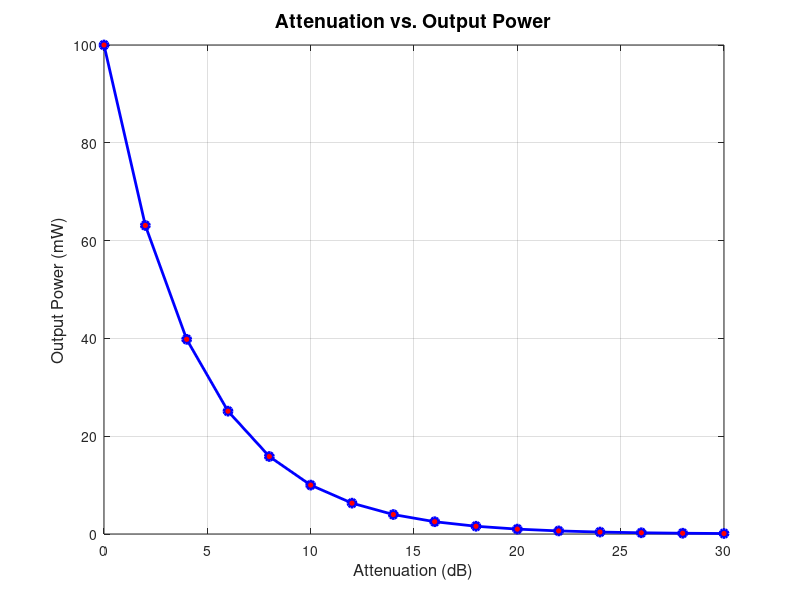

Reproduce this figure in MATLAB.
% Attenuation Measurement
clc;
clear;
close all;

% Define input power (in mW)
P_in = 100; % Example: 100 mW

% Define attenuation values (in dB)
attenuation = 0:2:30; % Attenuation from 0 dB to 30 dB in steps of 2 dB

% Calculate output power (in mW) for each attenuation value
P_out = P_in ./ (10.^(attenuation / 10));

% Plot Attenuation vs. Output Power
figure;
plot(attenuation, P_out, 'b-o', 'LineWidth', 2, 'MarkerFaceColor', 'r');
xlabel('Attenuation (dB)', 'FontSize', 12);
ylabel('Output Power (mW)', 'FontSize', 12);
title('Attenuation vs. Output Power', 'FontSize', 14);
grid on;